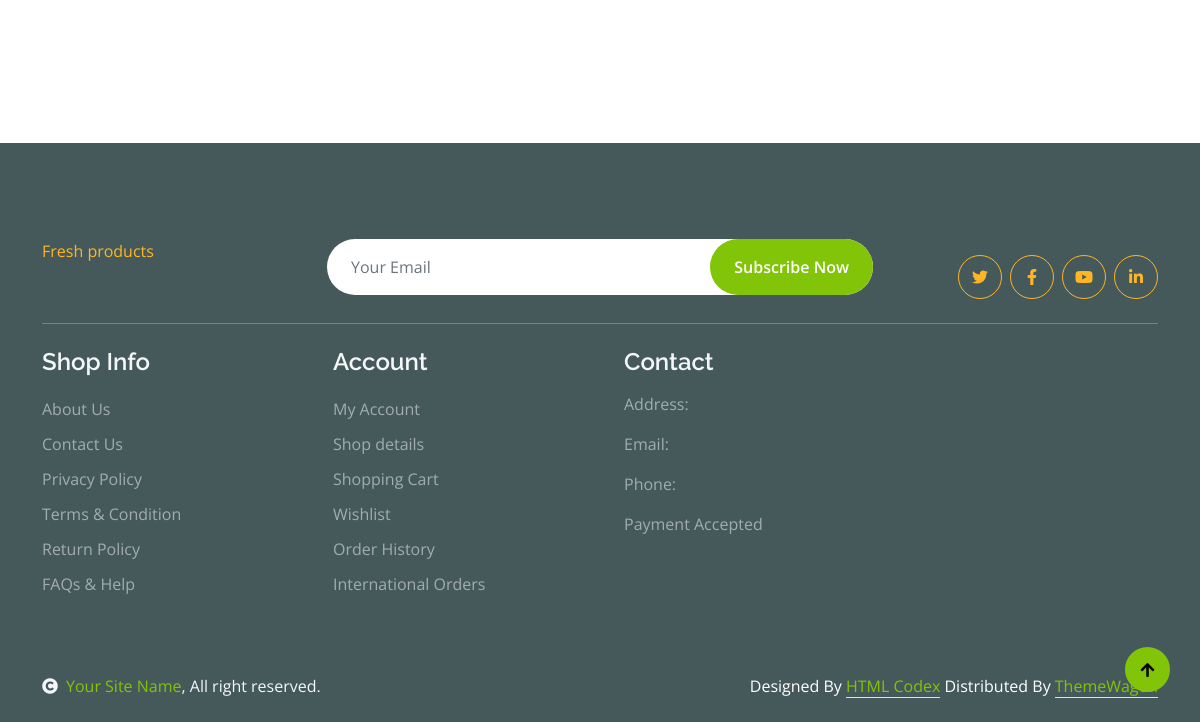
/home/ (signed in, lower part), run on an earlier commit of the app's database.
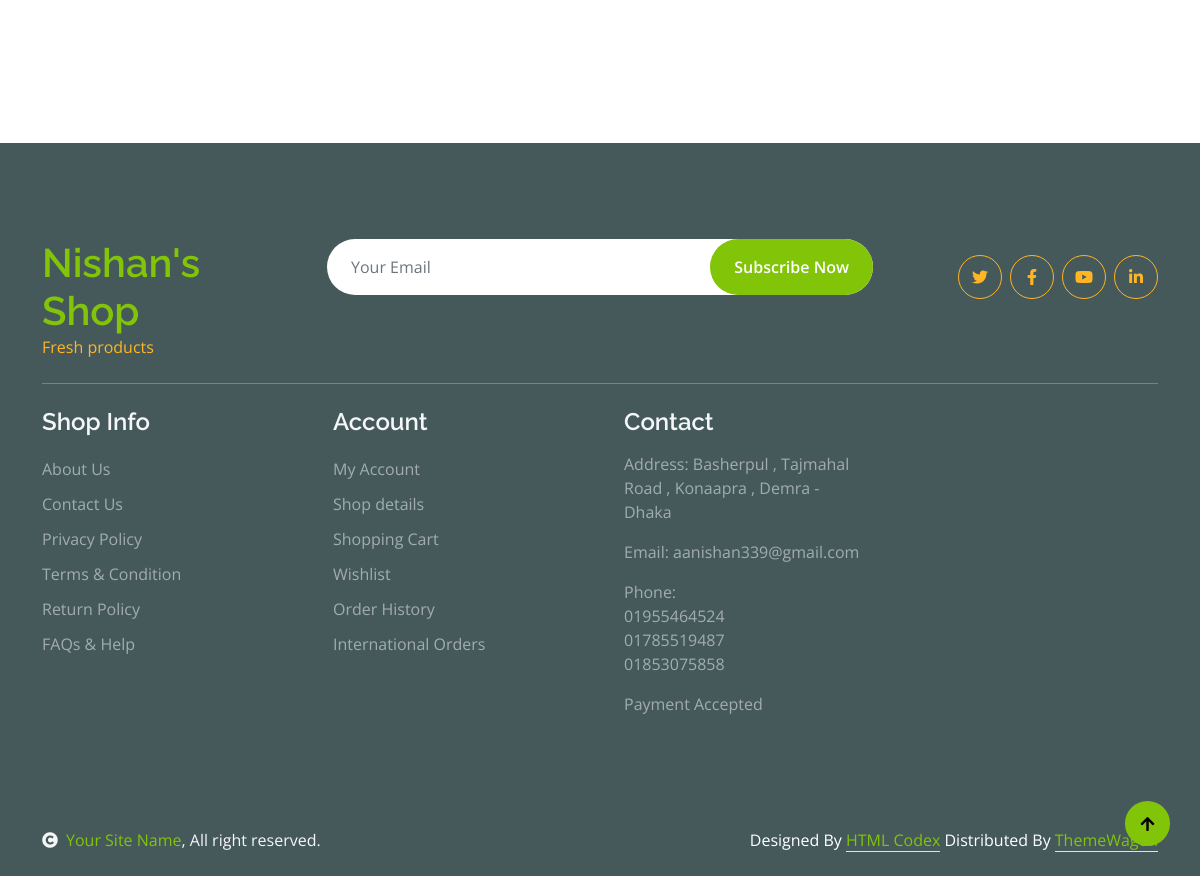
And on a later commit of the database.
### about/models.py (models this page shows, shortened)
class AboutShop(models.Model):
    name = models.CharField(max_length = 100)
    logo = CloudinaryField(folder = "fruitable/shop_logo" , blank = True , null = True)
    phone = models.CharField(max_length = 110 , help_text = "If you've multiple phone number , separate them via comma(,)")
    location = models.CharField(max_length = 200)
    email = models.EmailField(unique = True)
    terms_and_conditions = SummernoteTextField(blank = True)
    established_at = models.DateField()
    created_at = models.DateTimeField(default = now)
    class Meta:
        ordering = ["-created_at"]
        verbose_name = "Shop Info"
        verbose_name_plural = verbose_name

### product/views.py (the view)
# urls.py: path('home/', Home , name = 'home'),
def Home(request):
    return render(request , 'index.html')

### about/context_processors.py (called while the page is built)
def About(request):
    from .models import AboutShop
    about = AboutShop.objects.first()
    phones = None
    if about:
        phones = about.phone.split(',')
    return {"about":about , "phones":phones}

### cart/context_processors.py (called while the page is built)
def CategoryList(request):
    categories = Category.objects.filter(is_active = True)
    return {"categories":categories}

def TotalItem(request):
    total = CartItem.objects.filter(cart = request.cart , is_ordered = False).count()
    return {"total":total}

### product/templates/index.html (shortened to what the changed rows need)
<!DOCTYPE html>
<html lang="en">
    {% load static %}
    <head>
        <link rel="stylesheet" href="https://use.fontawesome.com/releases/v5.15.4/css/all.css"/>
        <link href="https://cdn.jsdelivr.net/npm/bootstrap-icons@1.4.1/font/bootstrap-icons.css" rel="stylesheet">
        <link href="{% static 'lib/lightbox/css/lightbox.min.css' %}" rel="stylesheet">
        <link href="{% static 'lib/owlcarousel/assets/owl.carousel.min.css' %}" rel="stylesheet">
        <link href="{% static 'css/bootstrap.min.css' %}" rel="stylesheet">
        <link href="{% static 'css/message.css' %}" rel="stylesheet">
        <link href="{% static 'css/style.css' %}" rel="stylesheet">
    </head>
    <body>
        <div class="container-fluid bg-dark text-white-50 footer pt-5 mt-5">
            <div class="container py-5">
                <div class="pb-4 mb-4" style="border-bottom: 1px solid rgba(226, 175, 24, 0.5) ;">
                    <div class="row g-4">
                        <div class="col-lg-3">
                            <a href="#">
                                <h1 class="text-primary mb-0">{{about.name}}</h1>
                                <p class="text-secondary mb-0">Fresh products</p>
                            </a>
                        </div>
                    </div>
                </div>
                <div class="row g-5">
                    <div class="col-lg-3 col-md-6">
                        <div class="footer-item">
                            <h4 class="text-light mb-3">Contact</h4>
                            <p>Address: {{about.location}}</p>
                            <p>Email: {{about.email}}</p>
                            <p>Phone:</br>{% for phone in phones %} {{phone}} </br>{% endfor %}</p>
                            <p>Payment Accepted</p>
                        </div>
                    </div>
                </div>
            </div>
        </div>
    </body>
</html>

What changed in the data, as far as the page shows it:
added AboutShop: name "Nishan's Shop", location "Basherpul , Tajmahal Road , Konaapra , Demra - Dhaka", email "aanishan339@gmail.com"
Also different on the page:
new list line: "01955464524"
new list line: "01785519487"
new list line: "01853075858"
